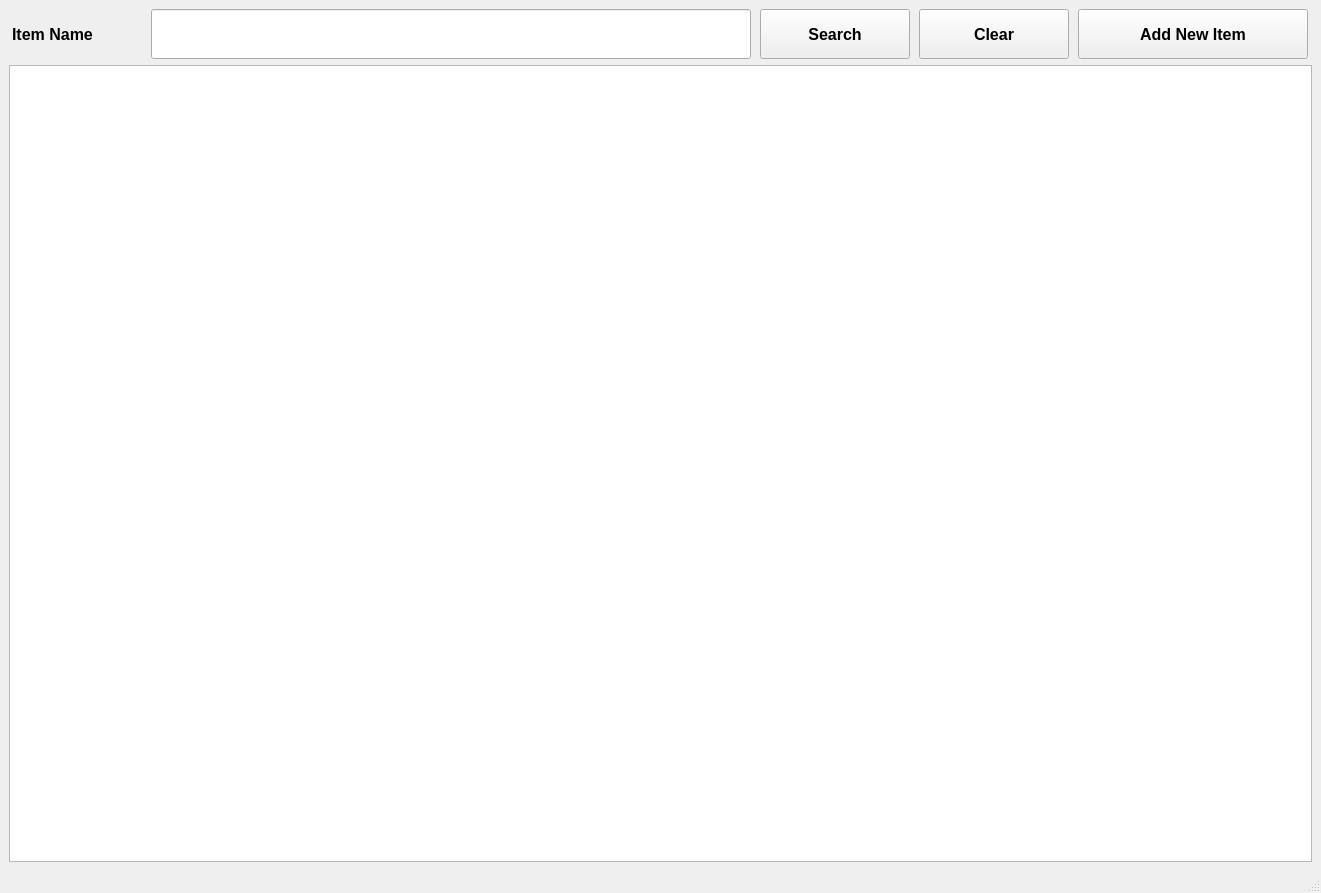
<?xml version="1.0" encoding="UTF-8"?>
<ui version="4.0">
 <class>itemsView</class>
 <widget class="QMainWindow" name="itemsView">
  <property name="geometry">
   <rect>
    <x>0</x>
    <y>0</y>
    <width>1321</width>
    <height>893</height>
   </rect>
  </property>
  <property name="windowTitle">
   <string>Items</string>
  </property>
  <widget class="QWidget" name="centralwidget">
   <layout class="QVBoxLayout" name="verticalLayout">
    <item>
     <layout class="QHBoxLayout" name="search_hbox" stretch="0,0,0,0,0">
      <property name="spacing">
       <number>6</number>
      </property>
      <property name="sizeConstraint">
       <enum>QLayout::SetNoConstraint</enum>
      </property>
      <item>
       <widget class="QLabel" name="item_name_label">
        <property name="minimumSize">
         <size>
          <width>130</width>
          <height>50</height>
         </size>
        </property>
        <property name="maximumSize">
         <size>
          <width>130</width>
          <height>50</height>
         </size>
        </property>
        <property name="font">
         <font>
          <pointsize>12</pointsize>
          <weight>75</weight>
          <bold>true</bold>
         </font>
        </property>
        <property name="text">
         <string>Item Name</string>
        </property>
       </widget>
      </item>
      <item>
       <widget class="QLineEdit" name="item_name_line_edit">
        <property name="sizePolicy">
         <sizepolicy hsizetype="Preferred" vsizetype="Preferred">
          <horstretch>0</horstretch>
          <verstretch>0</verstretch>
         </sizepolicy>
        </property>
        <property name="minimumSize">
         <size>
          <width>600</width>
          <height>50</height>
         </size>
        </property>
        <property name="maximumSize">
         <size>
          <width>600</width>
          <height>50</height>
         </size>
        </property>
        <property name="font">
         <font>
          <pointsize>12</pointsize>
         </font>
        </property>
       </widget>
      </item>
      <item>
       <widget class="QPushButton" name="search_btn">
        <property name="sizePolicy">
         <sizepolicy hsizetype="Preferred" vsizetype="Preferred">
          <horstretch>0</horstretch>
          <verstretch>0</verstretch>
         </sizepolicy>
        </property>
        <property name="minimumSize">
         <size>
          <width>150</width>
          <height>50</height>
         </size>
        </property>
        <property name="maximumSize">
         <size>
          <width>150</width>
          <height>50</height>
         </size>
        </property>
        <property name="font">
         <font>
          <pointsize>12</pointsize>
          <weight>75</weight>
          <bold>true</bold>
         </font>
        </property>
        <property name="text">
         <string>Search</string>
        </property>
       </widget>
      </item>
      <item>
       <widget class="QPushButton" name="clear_btn">
        <property name="minimumSize">
         <size>
          <width>150</width>
          <height>50</height>
         </size>
        </property>
        <property name="maximumSize">
         <size>
          <width>150</width>
          <height>50</height>
         </size>
        </property>
        <property name="font">
         <font>
          <pointsize>12</pointsize>
          <weight>75</weight>
          <bold>true</bold>
         </font>
        </property>
        <property name="text">
         <string>Clear</string>
        </property>
       </widget>
      </item>
      <item>
       <widget class="QPushButton" name="add_new_item_btn">
        <property name="sizePolicy">
         <sizepolicy hsizetype="Preferred" vsizetype="Preferred">
          <horstretch>0</horstretch>
          <verstretch>0</verstretch>
         </sizepolicy>
        </property>
        <property name="minimumSize">
         <size>
          <width>230</width>
          <height>50</height>
         </size>
        </property>
        <property name="maximumSize">
         <size>
          <width>230</width>
          <height>50</height>
         </size>
        </property>
        <property name="font">
         <font>
          <pointsize>12</pointsize>
          <weight>75</weight>
          <bold>true</bold>
         </font>
        </property>
        <property name="layoutDirection">
         <enum>Qt::RightToLeft</enum>
        </property>
        <property name="text">
         <string>Add New Item</string>
        </property>
       </widget>
      </item>
     </layout>
    </item>
    <item>
     <widget class="QTableView" name="items_table_view">
      <attribute name="horizontalHeaderDefaultSectionSize">
       <number>120</number>
      </attribute>
      <attribute name="horizontalHeaderMinimumSectionSize">
       <number>80</number>
      </attribute>
      <attribute name="horizontalHeaderStretchLastSection">
       <bool>true</bool>
      </attribute>
     </widget>
    </item>
   </layout>
  </widget>
  <widget class="QMenuBar" name="menubar">
   <property name="geometry">
    <rect>
     <x>0</x>
     <y>0</y>
     <width>1321</width>
     <height>26</height>
    </rect>
   </property>
  </widget>
  <widget class="QStatusBar" name="statusbar"/>
 </widget>
 <resources/>
 <connections/>
</ui>
